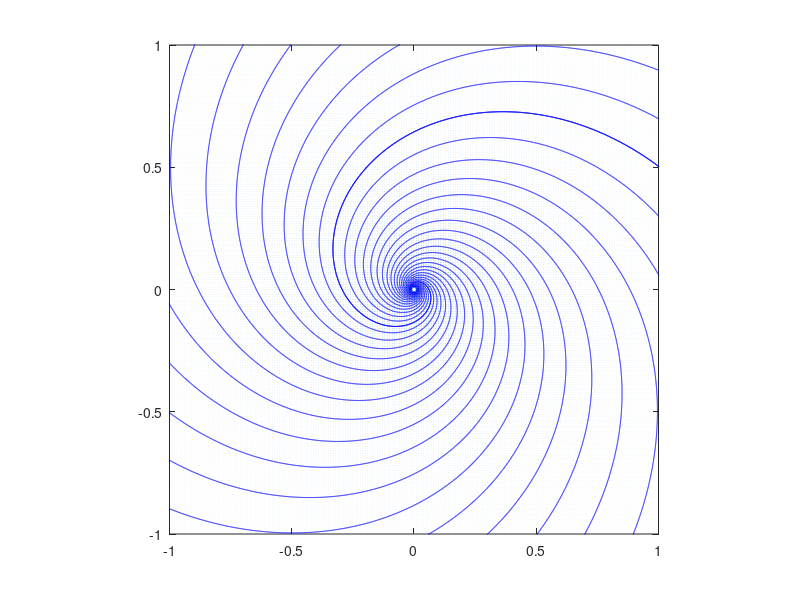

MATLAB code to generate this figure:
[x,y]=meshgrid(-1.5:0.01:1.5,-1.5:0.01:1.5);
[theta,r]=cart2pol(x,y);
%for line vortex, 
gamma=3;
utv=gamma./(2*pi.*r);

%for the sink
m=-1.5;
urs=m./(2*pi.*r);

u=urs.*cos(theta)-utv.*sin(theta);
v=1 * urs.*sin(theta)+utv.*cos(theta);

quiver(x,y,u,v)

[startt,startr] = meshgrid(0:0.1*pi:2*pi,sqrt(2):100:3);
[startx,starty] = pol2cart(startt,startr);

streamline(x,y,u,v,startx,starty)

axis([-1 1 -1 1])
daspect([1 1 1])